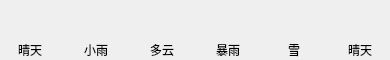
       <widget class="QWidget" name="widget_7" native="true">
        <property name="minimumSize">
         <size>
          <width>0</width>
          <height>60</height>
         </size>
        </property>
        <property name="maximumSize">
         <size>
          <width>16777215</width>
          <height>60</height>
         </size>
        </property>
        <layout class="QGridLayout" name="gridLayout_2">
         <property name="leftMargin">
          <number>0</number>
         </property>
         <property name="topMargin">
          <number>0</number>
         </property>
         <property name="rightMargin">
          <number>0</number>
         </property>
         <property name="bottomMargin">
          <number>0</number>
         </property>
         <property name="verticalSpacing">
          <number>0</number>
         </property>
         <item row="0" column="1">
          <widget class="QLabel" name="lbTypeIcon1">
           <property name="sizePolicy">
            <sizepolicy hsizetype="Fixed" vsizetype="Fixed">
             <horstretch>0</horstretch>
             <verstretch>0</verstretch>
            </sizepolicy>
           </property>
           <property name="minimumSize">
            <size>
             <width>60</width>
             <height>40</height>
            </size>
           </property>
           <property name="maximumSize">
            <size>
             <width>60</width>
             <height>40</height>
            </size>
           </property>
           <property name="styleSheet">
            <string notr="true">border-bottom-left-radius:0px;
border-bottom-right-radius:0px;</string>
           </property>
           <property name="text">
            <string/>
           </property>
           <property name="pixmap">
            <pixmap resource="res.qrc">:/res/weatherSmall/B04_XiaoYu.png</pixmap>
           </property>
           <property name="scaledContents">
            <bool>false</bool>
           </property>
           <property name="alignment">
            <set>Qt::AlignCenter</set>
           </property>
          </widget>
         </item>
         <item row="0" column="5">
          <widget class="QLabel" name="lbTypeIcon5">
           <property name="sizePolicy">
            <sizepolicy hsizetype="Fixed" vsizetype="Fixed">
             <horstretch>0</horstretch>
             <verstretch>0</verstretch>
            </sizepolicy>
           </property>
           <property name="minimumSize">
            <size>
             <width>60</width>
             <height>40</height>
            </size>
           </property>
           <property name="maximumSize">
            <size>
             <width>60</width>
             <height>40</height>
            </size>
           </property>
           <property name="sizeIncrement">
            <size>
             <width>0</width>
             <height>0</height>
            </size>
           </property>
           <property name="styleSheet">
            <string notr="true">border-bottom-left-radius:0px;
border-bottom-right-radius:0px;</string>
           </property>
           <property name="text">
            <string/>
           </property>
           <property name="pixmap">
            <pixmap resource="res.qrc">:/res/weatherSmall/A01_Qing.png</pixmap>
           </property>
           <property name="scaledContents">
            <bool>false</bool>
           </property>
           <property name="alignment">
            <set>Qt::AlignCenter</set>
           </property>
          </widget>
         </item>
         <item row="0" column="0">
          <widget class="QLabel" name="lbTypeIcon0">
           <property name="sizePolicy">
            <sizepolicy hsizetype="Expanding" vsizetype="Expanding">
             <horstretch>0</horstretch>
             <verstretch>0</verstretch>
            </sizepolicy>
           </property>
           <property name="minimumSize">
            <size>
             <width>60</width>
             <height>40</height>
            </size>
           </property>
           <property name="maximumSize">
            <size>
             <width>60</width>
             <height>40</height>
            </size>
           </property>
           <property name="layoutDirection">
            <enum>Qt::LeftToRight</enum>
           </property>
           <property name="styleSheet">
            <string notr="true">border-bottom-left-radius:0px;
border-bottom-right-radius:0px;</string>
           </property>
           <property name="text">
            <string/>
           </property>
           <property name="pixmap">
            <pixmap resource="res.qrc">:/res/weatherSmall/A01_Qing.png</pixmap>
           </property>
           <property name="scaledContents">
            <bool>false</bool>
           </property>
           <property name="alignment">
            <set>Qt::AlignCenter</set>
           </property>
           <property name="margin">
            <number>0</number>
           </property>
           <property name="indent">
            <number>-1</number>
           </property>
          </widget>
         </item>
         <item row="0" column="4">
          <widget class="QLabel" name="lbTypeIcon4">
           <property name="sizePolicy">
            <sizepolicy hsizetype="Fixed" vsizetype="Fixed">
             <horstretch>0</horstretch>
             <verstretch>0</verstretch>
            </sizepolicy>
           </property>
           <property name="minimumSize">
            <size>
             <width>60</width>
             <height>40</height>
            </size>
           </property>
           <property name="maximumSize">
            <size>
             <width>60</width>
             <height>40</height>
            </size>
           </property>
           <property name="styleSheet">
            <string notr="true">border-bottom-left-radius:0px;
border-bottom-right-radius:0px;</string>
           </property>
           <property name="text">
            <string/>
           </property>
           <property name="pixmap">
            <pixmap resource="res.qrc">:/res/weatherSmall/C03_XiaoXue.png</pixmap>
           </property>
           <property name="scaledContents">
            <bool>false</bool>
           </property>
           <property name="alignment">
            <set>Qt::AlignCenter</set>
           </property>
          </widget>
         </item>
         <item row="0" column="2">
          <widget class="QLabel" name="lbTypeIcon2">
           <property name="sizePolicy">
            <sizepolicy hsizetype="Fixed" vsizetype="Fixed">
             <horstretch>0</horstretch>
             <verstretch>0</verstretch>
            </sizepolicy>
           </property>
           <property name="minimumSize">
            <size>
             <width>60</width>
             <height>40</height>
            </size>
           </property>
           <property name="maximumSize">
            <size>
             <width>60</width>
             <height>40</height>
            </size>
           </property>
           <property name="styleSheet">
            <string notr="true">border-bottom-left-radius:0px;
border-bottom-right-radius:0px;</string>
           </property>
           <property name="text">
            <string/>
           </property>
           <property name="pixmap">
            <pixmap resource="res.qrc">:/res/weatherSmall/A04_DuoYun.png</pixmap>
           </property>
           <property name="scaledContents">
            <bool>false</bool>
           </property>
           <property name="alignment">
            <set>Qt::AlignCenter</set>
           </property>
          </widget>
         </item>
         <item row="0" column="3">
          <widget class="QLabel" name="lbTypeIcon3">
           <property name="sizePolicy">
            <sizepolicy hsizetype="Fixed" vsizetype="Fixed">
             <horstretch>0</horstretch>
             <verstretch>0</verstretch>
            </sizepolicy>
           </property>
           <property name="minimumSize">
            <size>
             <width>60</width>
             <height>40</height>
            </size>
           </property>
           <property name="maximumSize">
            <size>
             <width>60</width>
             <height>40</height>
            </size>
           </property>
           <property name="styleSheet">
            <string notr="true">border-bottom-left-radius:0px;
border-bottom-right-radius:0px;</string>
           </property>
           <property name="text">
            <string/>
           </property>
           <property name="pixmap">
            <pixmap resource="res.qrc">:/res/weatherSmall/B07_BaoYu.png</pixmap>
           </property>
           <property name="scaledContents">
            <bool>false</bool>
           </property>
           <property name="alignment">
            <set>Qt::AlignCenter</set>
           </property>
          </widget>
         </item>
         <item row="1" column="0">
          <widget class="QLabel" name="lbType0">
           <property name="minimumSize">
            <size>
             <width>60</width>
             <height>20</height>
            </size>
           </property>
           <property name="maximumSize">
            <size>
             <width>60</width>
             <height>20</height>
            </size>
           </property>
           <property name="styleSheet">
            <string notr="true">border-top-left-radius:0px;
border-top-right-radius:0px;</string>
           </property>
           <property name="text">
            <string>晴天</string>
           </property>
           <property name="alignment">
            <set>Qt::AlignCenter</set>
           </property>
          </widget>
         </item>
         <item row="1" column="1">
          <widget class="QLabel" name="lbType1">
           <property name="maximumSize">
            <size>
             <width>60</width>
             <height>20</height>
            </size>
           </property>
           <property name="styleSheet">
            <string notr="true">border-top-left-radius:0px;
border-top-right-radius:0px;</string>
           </property>
           <property name="text">
            <string>小雨</string>
           </property>
           <property name="alignment">
            <set>Qt::AlignCenter</set>
           </property>
          </widget>
         </item>
         <item row="1" column="5">
          <widget class="QLabel" name="lbType5">
           <property name="maximumSize">
            <size>
             <width>60</width>
             <height>20</height>
            </size>
           </property>
           <property name="styleSheet">
            <string notr="true">border-top-left-radius:0px;
border-top-right-radius:0px;</string>
           </property>
           <property name="text">
            <string>晴天</string>
           </property>
           <property name="alignment">
            <set>Qt::AlignCenter</set>
           </property>
          </widget>
         </item>
         <item row="1" column="4">
          <widget class="QLabel" name="lbType4">
           <property name="maximumSize">
            <size>
             <width>60</width>
             <height>20</height>
            </size>
           </property>
           <property name="styleSheet">
            <string notr="true">border-top-left-radius:0px;
border-top-right-radius:0px;</string>
           </property>
           <property name="text">
            <string>雪</string>
           </property>
           <property name="alignment">
            <set>Qt::AlignCenter</set>
           </property>
          </widget>
         </item>
         <item row="1" column="3">
          <widget class="QLabel" name="lbType3">
           <property name="maximumSize">
            <size>
             <width>60</width>
             <height>20</height>
            </size>
           </property>
           <property name="styleSheet">
            <string notr="true">border-top-left-radius:0px;
border-top-right-radius:0px;</string>
           </property>
           <property name="text">
            <string>暴雨</string>
           </property>
           <property name="alignment">
            <set>Qt::AlignCenter</set>
           </property>
          </widget>
         </item>
         <item row="1" column="2">
          <widget class="QLabel" name="lbType2">
           <property name="maximumSize">
            <size>
             <width>60</width>
             <height>20</height>
            </size>
           </property>
           <property name="styleSheet">
            <string notr="true">border-top-left-radius:0px;
border-top-right-radius:0px;</string>
           </property>
           <property name="text">
            <string>多云</string>
           </property>
           <property name="alignment">
            <set>Qt::AlignCenter</set>
           </property>
          </widget>
         </item>
        </layout>
       </widget>
